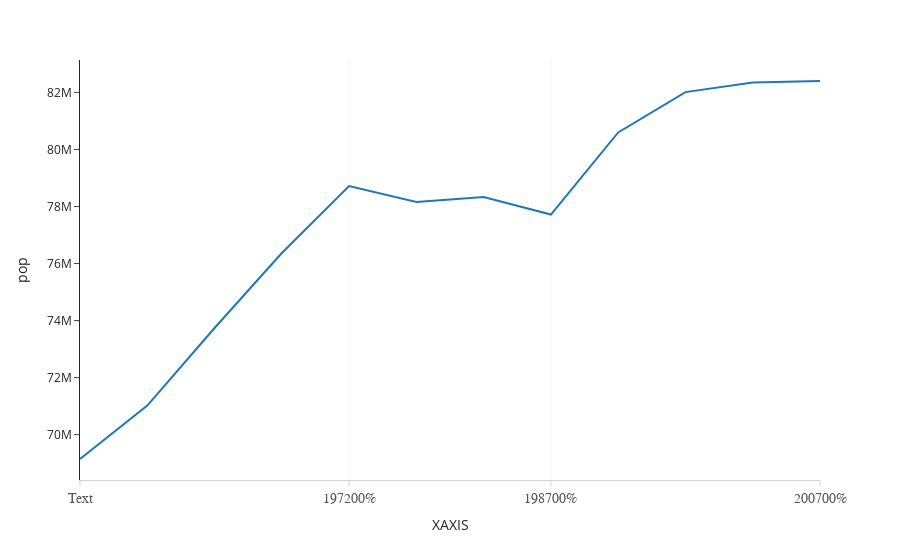

The notebook cell saved with this chart:
### Markdown cell above
## X Axis Ticks & Grid

### Code cell
fig = px.line(df, x="year", y="pop",
             template="simple_white")

'''RENAME X AXIS'''
fig.update_xaxes(title="XAXIS")

'''ADD X AXIS NAME LEFT ALIGNED'''
fig.add_annotation(text="XAXIS NAME",
                   font=dict(
                family='Arial', color='rgb(82, 82, 82)',
                size=15),              
                  xref="paper", yref="paper",
                  x=0, y=-.25, showarrow=False)


'''X AXIS TO PERCENTAGE FORMAT'''
#read more about formating -> https://github.com/d3/d3-format/tree/v1.4.5#d3-format
fig.update_layout(xaxis_tickformat = '.0%')

'''STYLE X AXIS '''
fig.update_layout(
    xaxis=dict(
        showline=True,
        linecolor='lightgrey',
        tickcolor="lightgrey",
        gridcolor="whitesmoke",
        showgrid=True,
        tickfont=dict(
            family='Arial',
            size=14,
            color='rgb(82, 82, 82)',
        )
    )
)

'''SET X AXIS VALUES'''
fig.update_layout(
    xaxis = dict(
        tickmode = 'array',
        tickvals = [1952, 1972,1987, 2007],
        ticktext = ['Text']
    )
)

'''X AXIS ADD SUFFIX'''
fig.update_layout(xaxis_ticksuffix = '%')

'''ORDER CATEGORIES'''
fig.update_xaxes(categoryorder='total ascending')




fig.show()

### Figure 1 — Plotly figure (JSON) as saved in the notebook; plotly's stock layout.template omitted (floating-point values rounded to 4 significant figures)
{"data": [{"hovertemplate": "year=%{x}<br>pop=%{y}<extra></extra>", "legendgroup": "", "line": {"color": "#1F77B4", "dash": "solid"}, "marker": {"symbol": "circle"}, "mode": "lines", "name": "", "orientation": "v", "showlegend": false, "type": "scatter", "x": [1952, 1957, 1962, 1967, 1972, 1977, 1982, 1987, 1992, 1997, 2002, 2007], "xaxis": "x", "y": [69145952, 71019069, 73739117, 76368453, 78717088, 78160773, 78335266, 77718298, 80597764, 82011073, 82350671, 82400996], "yaxis": "y"}], "layout": {"annotations": [{"font": {"color": "rgb(82, 82, 82)", "family": "Arial", "size": 15}, "showarrow": false, "text": "XAXIS NAME", "x": 0, "xref": "paper", "y": -0.25, "yref": "paper"}], "legend": {"tracegroupgap": 0}, "margin": {"t": 60}, "xaxis": {"anchor": "y", "categoryorder": "total ascending", "domain": [0, 1], "gridcolor": "whitesmoke", "linecolor": "lightgrey", "showgrid": true, "showline": true, "tickcolor": "lightgrey", "tickfont": {"color": "rgb(82, 82, 82)", "family": "Arial", "size": 14}, "tickformat": ".0%", "tickmode": "array", "ticksuffix": "%", "ticktext": ["Text"], "tickvals": [1952, 1972, 1987, 2007], "title": {"text": "XAXIS"}}, "yaxis": {"anchor": "x", "domain": [0, 1], "title": {"text": "pop"}}}}
